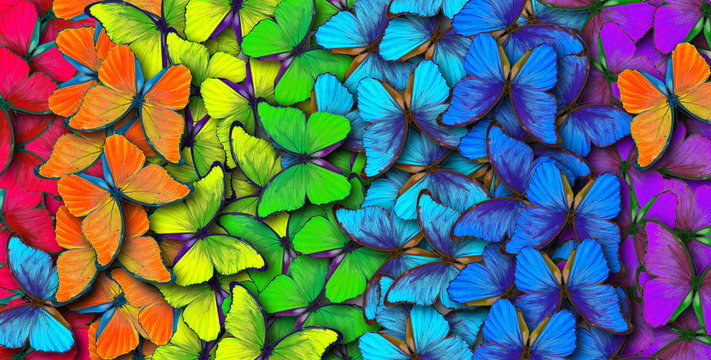
#> input picture imagenprueba.jpg, 711 x 360 px
$ jupyter execute hojaDtrabajo1.ipynb
#> lines starting #> are read from the running program, lines starting #| are printed output that depends on the picture; after the words box and inside, x2 and y2 are one past the last pixel; in counts of white or black regions, pixels touching at a corner belong together
#> further down, img_bgr is the input picture: shape (360, 711, 3); mean B, G, R 99.8, 108.6, 96.1
# Hoja de trabajo 1

## Task 1 Análisis Teórico

### 1. Como director de un proyecto de conducción autónoma, debe dimensionar el hardware para un nuevo vehículo. El sistema utiliza 8 cámaras que capturan video a resolución 4K UHD (3840 x 2160).
Debido a la necesidad de alto rango dinámico (HDR), los sensores operan a 12 bits por píxel (Raw
Bayer Pattern) a 60 FPS.Métrica A: Enfocada puramente en el flujo vehicular.

a. Calcule el tamaño exacto de una sola imagen (frame) cruda en Megabytes (MB).

b. Calcule el ancho de banda necesario (en Gbps) para transmitir el flujo de las 8 cámaras al
procesador central sin compresión.

c. Si su procesador tiene una memoria RAM reservada de 16 GB exclusivamente para el buffer
de video, ¿cuántos segundos de historia puede almacenar antes de empezar a sobrescribir
datos?

d. Basado en su resultado, ¿es viable enviar estos datos "crudos" a la nube en tiempo real
usando 5G? Justifique

[cell 1]
print("a. ")
res = 3840 * 2160
bpframe = res * 12
print(f"4K resolution is {res} pixels.")
print(f"MegaBytes por imagen= {((res * 12)/8)/1048576}")

## Megabytes por imagenes = 11.865234375

[cell 2]
print("b. ")
anchoBtotal = bpframe * 60
print(f"ancho total de banda en Gb en 8 camaras = {(anchoBtotal/1000000000)*8}")

## Datos por seg por 8 cams en Gb/s = 47.78Gb/s

[cell 3]
ramMb = 16384
DpS8Cams = 712.2*8

print(f"c. {ramMb/DpS8Cams}" )

## Puede almacenar aprox. 2.9 segundos de video crudo

No es viable transmitir en tiempo real a la nube el flujo de video crudo generado por las 8 cámaras utilizando 5G.

El sistema produce aproximadamente 45.6 Gbps de datos continuos, mientras que las redes 5G, incluso en condiciones ideales, ofrecen velocidades máximas teóricas del orden de 20 Gbps, y en escenarios reales de movilidad vehicular el ancho de banda efectivo suele estar entre 1 y 3 Gbps, con latencias variables y posibles pérdidas de conexión.

Por estas razones, el procesamiento debe realizarse localmente.

### Considere un píxel con valor de intensidad Iin=50 en una imagen estándar de 8 bits (0−255). Se aplican dos procesos de mejora secuenciales en el siguiente orden:
### I. Corrección Gamma con γ=0.5 (para expandir sombras).
### II. Ajuste Lineal con ganancia α=1.2 y brillo β=-10 (para contrastar).

Realice los cálculos en el dominio de flotantes normalizados [0,1] como dicta la buena práctica y
convierta a entero de 8 bits solo al final.

a. Calcule el valor final del píxel I_out.

b. ¿Hubo saturación (clipping) en el proceso?

c. Si hubiéramos realizado las operaciones usando uint8 directamente sin convertir a float
(truncando decimales en cada paso intermedio), ¿cuál habría sido el error numérico
resultante?

[cell 4]
I = 50
Ii = 50/255
gamma = 0.5
alfa = 1.2
beta = -10

Ic = Ii**gamma
print(f"correccion gamma: {Ic}")

Bnorm = beta/255

Isalida = alfa * Ic + Bnorm
print(f"imagen de salida: {Isalida*255}")

### a. El valor final del pixel es de aprox. 126

### b. No hubo stranding, porque el valor intermedio siempre estuvo dentro de 0 y 1 y el final dentro de 255

### c. El resultado final hubiera sido el 125 o sea 1 valor de intensidad

# Task 3 Tarea 1 - Robot clasificador de pelotas - comparación de color (RGB vs HSV)

Se tienen dos observaciones del **mismo objeto** (una pelota roja), pero bajo condiciones de iluminación distintas:

- **Rojo brillante al sol:** $R_{rgb}=(255,0,0)$
- **Rojo en sombra profunda:** $S_{rgb}=(50,0,0)$

---

## a) Distancia entre ambos colores en el espacio RGB

Se usa la distancia Euclidiana en 3D:

$$
d_{RGB}(R,S)=\sqrt{(R_r-S_r)^2+(R_g-S_g)^2+(R_b-S_b)^2}
$$

Sustituyendo valores:

$$
d_{RGB}(R,S)=\sqrt{(255-50)^2+(0-0)^2+(0-0)^2}
$$

$$
d_{RGB}(R,S)=\sqrt{205^2} = 205
$$

**Resultado:**
- $d_{RGB}=205$

---

## b) Conversión de ambos colores a HSV (normalizado)

Se asume el espacio HSV normalizado:

- $H\in[0,1]$
- $S\in[0,1]$
- $V\in[0,1]$

Y se usa que el **Hue del rojo** es:

$$
H_{rojo}=0
$$

### 1) Para $R_{rgb}=(255,0,0)$

- Máximo: $\max = 255$
- Mínimo: $\min = 0$

Valor:

$$
V=\frac{\max}{255}=\frac{255}{255}=1
$$

Saturación:

$$
S=\frac{\max-\min}{\max}=\frac{255-0}{255}=1
$$

Hue (rojo):

$$
H=0
$$

✅ **Resultado:**
- $R_{hsv}=(0,\;1,\;1)$

---

### 2) Para $S_{rgb}=(50,0,0)$

- Máximo: $\max = 50$
- Mínimo: $\min = 0$

Valor:

$$
V=\frac{\max}{255}=\frac{50}{255}\approx 0.1961
$$

Saturación:

$$
S=\frac{\max-\min}{\max}=\frac{50-0}{50}=1
$$

Hue (rojo):

$$
H=0
$$

✅ **Resultado:**
- $S_{hsv}=(0,\;1,\;0.1961)$

---

## c) Diferencia absoluta canal por canal en HSV

Se calcula:

$$
\Delta H = |H_R - H_S|,\quad
\Delta S = |S_R - S_S|,\quad
\Delta V = |V_R - V_S|
$$

Sustituyendo:

$$
\Delta H = |0-0| = 0
$$

$$
\Delta S = |1-1| = 0
$$

$$
\Delta V = |1-0.1961| \approx 0.8039
$$

**Resultado:**
- $\Delta HSV = (0,\;0,\;0.8039)$

---

## d) Por qué clustering simple fallaría en RGB pero funcionaría en HSV

### ✅ Problema en RGB (fallo)

Un clustering simple (ej. *k-means*) suele agrupar usando distancia Euclidiana en el espacio original.
En RGB, los dos puntos son:

- $R=(255,0,0)$
- $S=(50,0,0)$

La distancia Euclidiana calculada fue:

$$
d_{RGB}(R,S)=205
$$

Esto es **muy grande** porque RGB mezcla en el mismo espacio:

- **color real**
- **brillo / iluminación**

En este caso, el cambio de iluminación afecta fuertemente al canal rojo ($R$), por lo que el algoritmo interpreta:

> “Son colores distintos”
aunque en realidad es **el mismo objeto** con distinta luz.

Matemáticamente, el término dominante en la distancia es:

$$
(255-50)^2 = 205^2
$$

y por eso la distancia total se vuelve grande aunque el “tono” sea el mismo.

---

### ✅ Ventaja en HSV (funciona)

En HSV, el color se separa en componentes más interpretables:

- $H$ = tono (qué color es)
- $S$ = saturación (qué tan puro es)
- $V$ = brillo (iluminación)

Los valores obtenidos fueron:

- $R_{hsv}=(0,\;1,\;1)$
- $S_{hsv}=(0,\;1,\;0.1961)$

Aquí se observa que:

- $H$ no cambia: $0 \rightarrow 0$
- $S$ no cambia: $1 \rightarrow 1$
- solo cambia el brillo $V$: $1 \rightarrow 0.1961$

En otras palabras:

$$
(H,S) \text{ se mantiene constante}
$$

y el cambio ocurre solo por iluminación:

$$
V \text{ disminuye por sombra}
$$

Por eso un clustering que agrupe según el “color real” puede usar principalmente $(H,S)$, y ambos píxeles caen en el mismo grupo:

$$
\Delta H=0,\quad \Delta S=0
$$

📌 Conclusión matemática:

- En **RGB**, la métrica queda dominada por cambios de iluminación:
  $$
  d_{RGB}(R,S)=205 \;\;(\text{grande})
  $$

- En **HSV**, el “color” permanece igual y solo varía el brillo:
  $$
  \Delta(H,S)=(0,0)\;\;(\text{idéntico})
  $$

✅ Por eso, **RGB tiende a separar** ambos píxeles en clusters distintos, mientras que **HSV permite agruparlos** como el mismo objeto “pelota roja”.

## Task 2 Práctica

[cell 5]
import numpy as np

def manual_contrast_brightness(image, alpha, beta):
    """
    Ajuste manual de contraste y brillo usando NumPy (vectorizado).

    Params:
        image: np.ndarray uint8 (H,W) o (H,W,C)
        alpha: float (contraste)
        beta: float (brillo en escala normalizada [0,1])

    Returns:
        np.ndarray uint8 con el ajuste aplicado
    """
    img_f = image.astype(np.float32)          # uint8 -> float32
    img_norm = img_f / 255.0                 # normaliza a [0,1]
    out = alpha * img_norm + beta            # g(x) = alpha*f(x) + beta
    out = np.clip(out, 0.0, 1.0)             # clipping [0,1]
    out_u8 = (out * 255.0).astype(np.uint8)  # regresa a uint8 [0,255]
    return out_u8

[cell 6]
import numpy as np

def manual_gamma_correction(image, gamma):
    """
    Corrección gamma manual usando NumPy (vectorizado).

    Ecuación:
        Vout = Vin^gamma

    Pipeline:
        uint8 -> float32 -> normaliza [0,1] -> potencia -> clip [0,1] -> uint8
    """
    img_f = image.astype(np.float32)         # uint8 -> float32
    img_norm = img_f / 255.0                # normaliza a [0,1]
    out = np.power(img_norm, gamma)         # Vin^gamma (vectorizado)
    out = np.clip(out, 0.0, 1.0)            # clipping [0,1]
    out_u8 = (out * 255.0).astype(np.uint8) # regresa a uint8
    return out_u8

[cell 7]
import numpy as np
import cv2
import matplotlib.pyplot as plt

def hsv_segmentation(image):
    """
    Segmentación cromática manual en HSV (vectorizado).
    Devuelve:
      - mask: binaria (0 o 255)
      - segmented: objeto aislado sobre fondo negro
    """
    # 1) BGR -> HSV
    hsv = cv2.cvtColor(image, cv2.COLOR_BGR2HSV)
#> hsv: shape (360, 711, 3); mean H, S, V 82.2, 200.6, 172.1

    # 2) Rangos manuales (EJEMPLO: Amarillo tipo "banano")
    # OpenCV HSV: H [0,179], S [0,255], V [0,255]
    lower_bound = np.array([20, 80, 80], dtype=np.uint8)
    upper_bound = np.array([35, 255, 255], dtype=np.uint8)

    # 3) Máscara binaria manual (sin cv2.inRange)
    h = hsv[:, :, 0]
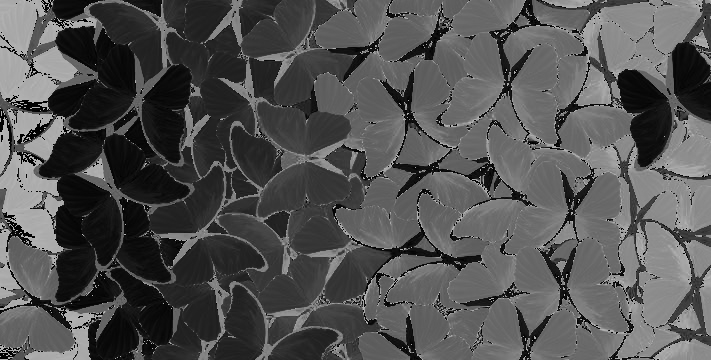
#> h: shape (360, 711); min 0, max 179, mean 82.2
    s = hsv[:, :, 1]
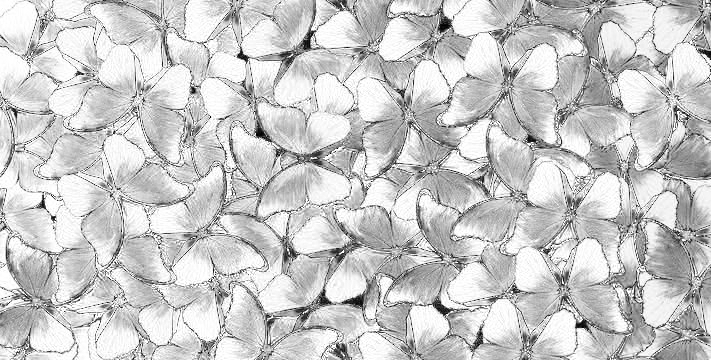
#> s: shape (360, 711); min 0, max 255, mean 200.6
    v = hsv[:, :, 2]
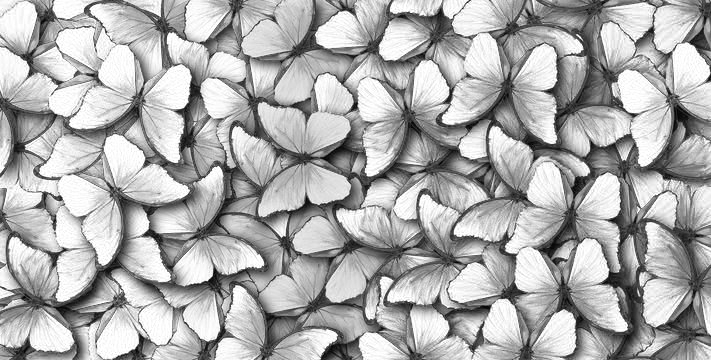
#> v: shape (360, 711); min 0, max 255, mean 172.1

    cond = (
        (h >= lower_bound[0]) & (h <= upper_bound[0]) &
        (s >= lower_bound[1]) & (s <= upper_bound[1]) &
        (v >= lower_bound[2]) & (v <= upper_bound[2])
    )
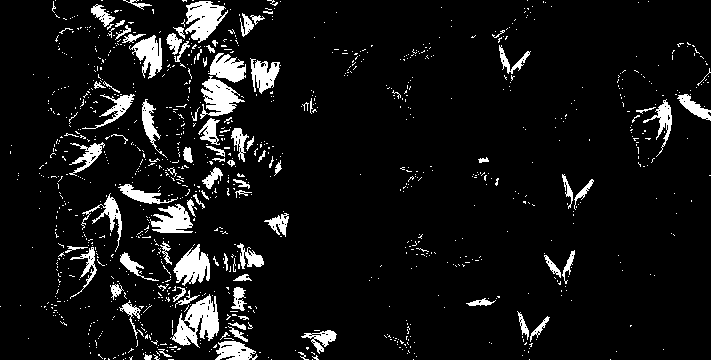
#> cond: shape (360, 711) bool; 7.9% white; 1075 white regions (982 under 20 px), largest, box (x1, y1, x2, y2) and area: (170, 294, 219, 348) 1302, (185, 1, 228, 43) 1029, (200, 76, 245, 119) 957

    mask = (cond.astype(np.uint8) * 255)

    # 4) Aplicar máscara (objeto sobre fondo negro)
    segmented = np.zeros_like(image, dtype=np.uint8)
    segmented[cond] = image[cond]
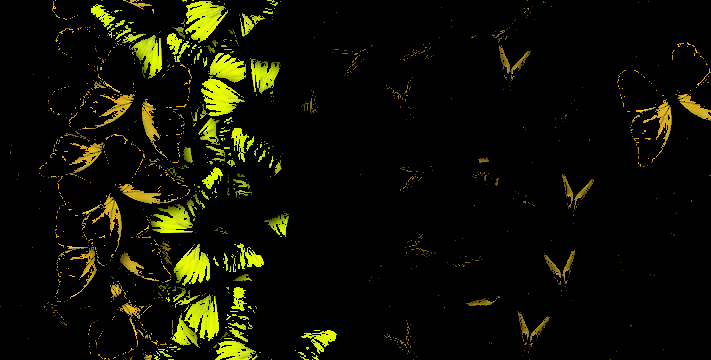
#> segmented: shape (360, 711, 3); mean B, G, R 1.8, 14.8, 14.6

    return mask, segmented


# ============================
# USO con "imagenprueba.jpg"
# ============================

img_bgr = cv2.imread("imagenprueba.jpg")

if img_bgr is None:
    raise FileNotFoundError("No se encontró 'imagenprueba.jpg' en el directorio actual.")

mask, segmented_bgr = hsv_segmentation(img_bgr)

# Mostrar resultados (convertir a RGB para matplotlib)
img_rgb = cv2.cvtColor(img_bgr, cv2.COLOR_BGR2RGB)
segmented_rgb = cv2.cvtColor(segmented_bgr, cv2.COLOR_BGR2RGB)

plt.figure(figsize=(12,4))

plt.subplot(1,3,1)
plt.title("Original")
plt.imshow(img_rgb)
plt.axis("off")

plt.subplot(1,3,2)
plt.title("Mask (binaria)")
plt.imshow(mask, cmap="gray")
plt.axis("off")

plt.subplot(1,3,3)
plt.title("Segmentado")
plt.imshow(segmented_rgb)
plt.axis("off")

plt.show()
